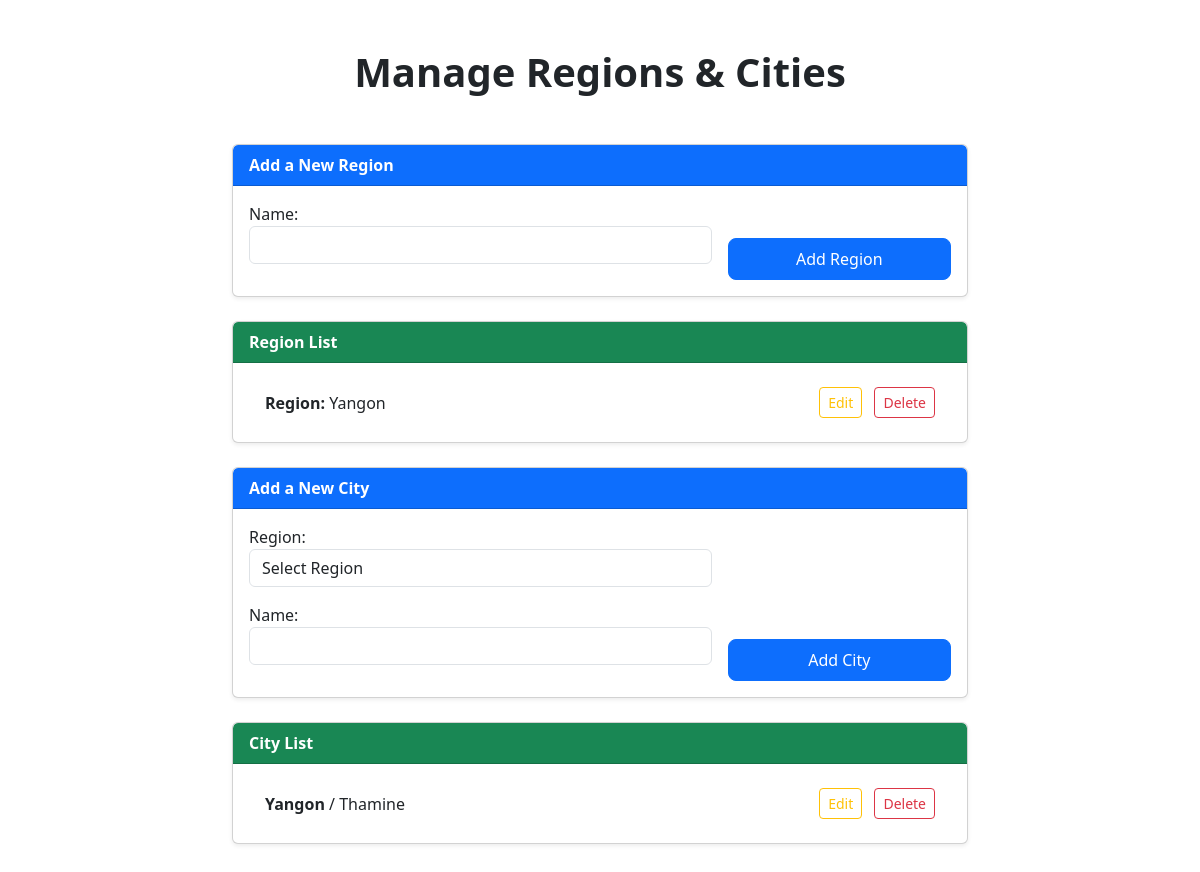
Page /location/ on the earlier database version.
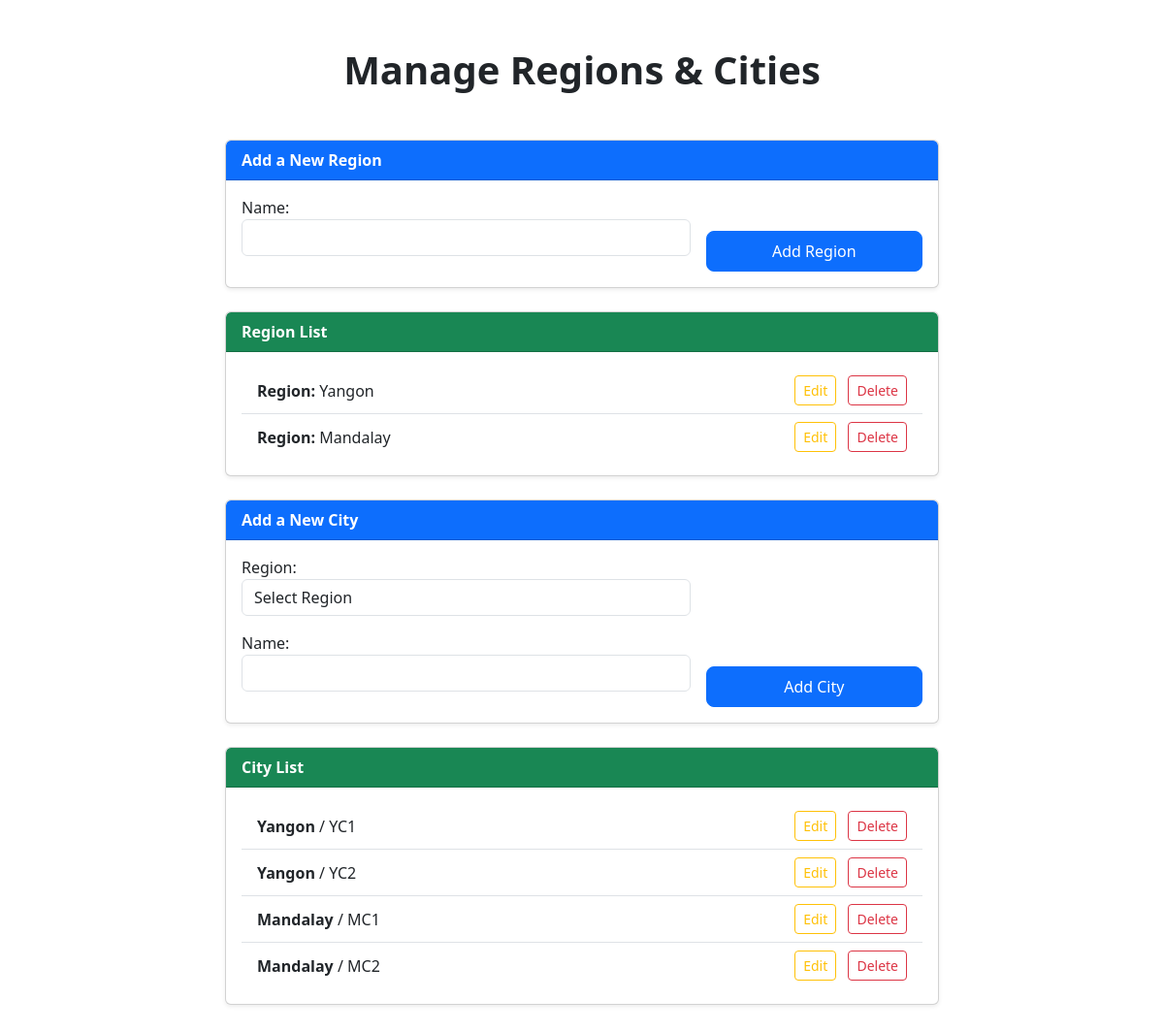
Same page on the later database version.
### myapp/models.py (models this page shows, shortened)
class Region(models.Model):
    name = models.CharField(max_length=50, unique=True)
    def __str__(self):
        return f'{self.name} Region'

class City(models.Model):
    region = models.ForeignKey(Region, on_delete=models.CASCADE, related_name='cities')
    name = models.CharField(max_length=50)
    class Meta:
        verbose_name_plural = 'Cities'
        unique_together = ('region', 'name')

### myapp/views.py (the view, shortened to what this page needs)
# urls.py: path('location/',views.LocationView.as_view(),name='location'),
class LocationView(View):
    def get(self, request):
        regionForm = RegionForm()
        cityForm = CityForm()
        regions = Region.objects.all()
        cities = City.objects.all()
        context = {'regions': regions, 'cities': cities, 'regionForm':regionForm,'cityForm':cityForm}
        return render(request, 'location.html', context)

### myapp/form.py
class RegionForm(forms.ModelForm):
    class Meta:
        model = Region
        fields = ('name',)
        widgets = {
            'name': forms.TextInput(attrs={'class': 'form-control'}),
        }

class CityForm(forms.ModelForm):
    class Meta:
        model = City
        fields = ('region', 'name')
        widgets = {
            'region': forms.Select(attrs={'class': 'form-control'}),
            'name': forms.TextInput(attrs={'class': 'form-control'}),
        }
    def __init__(self, *args, **kwargs):
        super().__init__(*args, **kwargs)
        self.fields['region'].empty_label = "Select Region"

### templates/location.html (shortened to what this page needs)
{% extends 'base.html' %}
{% load static %}
{% block content %}
<div class="container my-5">
    <div class="row justify-content-center">
        <div class="col-12 col-md-10 col-lg-8">
            <h1 class="text-center mb-5 fw-bold">Manage Regions & Cities</h1>
            <div class="card mb-4 shadow-sm rounded">
                <div class="card-header bg-primary text-white fw-semibold">
                    Add a New Region
                </div>
                <div class="card-body">
                    <form method="post" class="row g-3">
                        <div class="col-12 col-md-8">
                            {{ regionForm.as_p }}
                        </div>
                        <div class="col-12 col-md-4 d-flex align-items-end">
                            <button type="submit" name="add_region" class="btn btn-primary w-100">Add Region</button>
                        </div>
                    </form>
                </div>
            </div>
            <div class="card mb-4 shadow-sm rounded">
                <div class="card-header bg-success text-white fw-semibold">
                    Region List
                </div>
                <div class="card-body">
                    {% if regions %}
                        <ul class="list-group list-group-flush">
                            {% for region in regions %}
                                <li class="list-group-item d-flex justify-content-between align-items-center">
                                    <span><strong>Region:</strong> {{ region.name }}</span>
                                    <span>
                                        <button class="btn btn-outline-warning btn-sm me-2">Edit</button>
                                        <a href="" class="btn btn-outline-danger btn-sm">Delete</a>
                                    </span>
                                </li>
                            {% endfor %}
                        </ul>
                    {% else %}
                        <p class="text-muted mb-0">There is no Region here.</p>
                    {% endif %}
                </div>
            </div>
            <div class="card mb-4 shadow-sm rounded">
                <div class="card-header bg-primary text-white fw-semibold">
                    Add a New City
                </div>
                <div class="card-body">
                    <form method="post" class="row g-3">
                        <div class="col-12 col-md-8">
                            {{ cityForm.as_p }}
                        </div>
                        <div class="col-12 col-md-4 d-flex align-items-end">
                            <button type="submit" name="add_city" class="btn btn-primary w-100">Add City</button>
                        </div>
                    </form>
                </div>
            </div>
            <div class="card shadow-sm rounded">
                <div class="card-header bg-success text-white fw-semibold">
                    City List
                </div>
                <div class="card-body">
                    {% if cities %}
                        <ul class="list-group list-group-flush">
                            {% for city in cities %}
                                <li class="list-group-item d-flex justify-content-between align-items-center">
                                    <span><strong>{{ city.region.name }}</strong> / {{ city.name }}</span>
                                    <span>
                                        <button class="btn btn-outline-warning btn-sm me-2">Edit</button>
                                        <a href="" class="btn btn-outline-danger btn-sm">Delete</a>
                                    </span>
                                </li>
                            {% endfor %}
                        </ul>
                    {% else %}
                        <p class="text-muted mb-0">There is no City here.</p>
                    {% endif %}
                </div>
            </div>
        </div>
    </div>
</div>
{% endblock content %}

### templates/base.html (shortened to what this page needs)
<!DOCTYPE html>
<html lang="en">
<head>
    <link rel="stylesheet" href="https://cdn.jsdelivr.net/npm/bootstrap-icons@1.10.0/font/bootstrap-icons.css">
    <link href="https://cdn.jsdelivr.net/npm/bootstrap@5.3.2/dist/css/bootstrap.min.css" rel="stylesheet">
</head>
<body>
<div aria-live="polite" aria-atomic="true" class="position-relative">
  <div class="toast-container top-0 end-0 p-3">
  </div>
</div>
<div >
    {% block content %}{% endblock %}
</div>
</body>
</html>

### templates/base.html (style rules this page uses)
.btn-primary { padding: 0.5rem; border-radius: 8px; }
.card { border-radius: 12px; overflow: hidden; transition: transform 0.2s; }

Differences in the rows shown:
removed City: region.name "Yangon", name "Thamine"
added Region: name "Mandalay"
added City: region.name "Yangon", name "YC1"
added City: region.name "Yangon", name "YC2"
added City: region.name "Mandalay", name "MC1"
added City: region.name "Mandalay", name "MC2"
